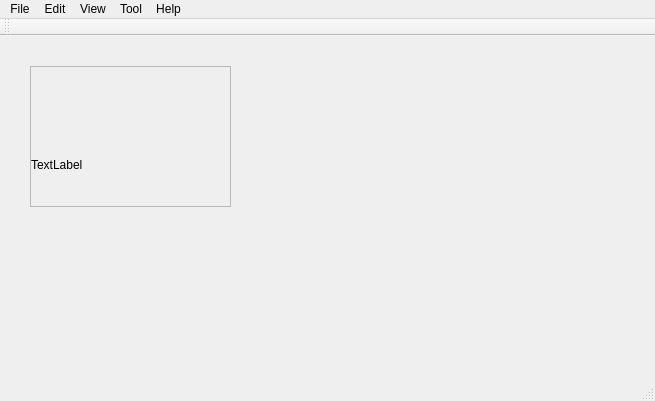
<?xml version="1.0" encoding="UTF-8"?>
<ui version="4.0">
 <class>ImageViewer</class>
 <widget class="QMainWindow" name="ImageViewer">
  <property name="geometry">
   <rect>
    <x>0</x>
    <y>0</y>
    <width>655</width>
    <height>401</height>
   </rect>
  </property>
  <property name="windowTitle">
   <string>ImageViewer</string>
  </property>
  <widget class="QWidget" name="centralWidget">
   <widget class="QScrollArea" name="scrollArea">
    <property name="geometry">
     <rect>
      <x>30</x>
      <y>30</y>
      <width>201</width>
      <height>141</height>
     </rect>
    </property>
    <property name="widgetResizable">
     <bool>true</bool>
    </property>
    <widget class="QWidget" name="scrollAreaWidgetContents">
     <property name="geometry">
      <rect>
       <x>0</x>
       <y>0</y>
       <width>199</width>
       <height>139</height>
      </rect>
     </property>
     <widget class="QLabel" name="imageLabel">
      <property name="geometry">
       <rect>
        <x>0</x>
        <y>90</y>
        <width>60</width>
        <height>16</height>
       </rect>
      </property>
      <property name="text">
       <string>TextLabel</string>
      </property>
     </widget>
    </widget>
   </widget>
  </widget>
  <widget class="QMenuBar" name="menuBar">
   <property name="geometry">
    <rect>
     <x>0</x>
     <y>0</y>
     <width>655</width>
     <height>22</height>
    </rect>
   </property>
   <widget class="QMenu" name="menuFile">
    <property name="title">
     <string>File</string>
    </property>
    <addaction name="openAct"/>
    <addaction name="printAct"/>
    <addaction name="saveContourAct"/>
    <addaction name="exitAct"/>
   </widget>
   <widget class="QMenu" name="menuEdit">
    <property name="title">
     <string>Edit</string>
    </property>
    <addaction name="copyAct"/>
    <addaction name="pasteAct"/>
   </widget>
   <widget class="QMenu" name="menuView">
    <property name="title">
     <string>View</string>
    </property>
    <addaction name="zoomInAct"/>
    <addaction name="zoomOutAct"/>
    <addaction name="normalSizeAct"/>
    <addaction name="fitToWindowAct"/>
   </widget>
   <widget class="QMenu" name="menuTool">
    <property name="title">
     <string>Tool</string>
    </property>
    <widget class="QMenu" name="menuWork_Mode">
     <property name="title">
      <string>Work Mode</string>
     </property>
     <addaction name="imageOnlyAct"/>
     <addaction name="imageWithContourAct"/>
    </widget>
    <addaction name="menuWork_Mode"/>
    <addaction name="debugModeAct"/>
   </widget>
   <widget class="QMenu" name="menuHelp">
    <property name="title">
     <string>Help</string>
    </property>
    <addaction name="aboutAct"/>
    <addaction name="actionAbout_At"/>
   </widget>
   <addaction name="menuFile"/>
   <addaction name="menuEdit"/>
   <addaction name="menuView"/>
   <addaction name="menuTool"/>
   <addaction name="menuHelp"/>
  </widget>
  <widget class="QToolBar" name="mainToolBar">
   <attribute name="toolBarArea">
    <enum>TopToolBarArea</enum>
   </attribute>
   <attribute name="toolBarBreak">
    <bool>false</bool>
   </attribute>
  </widget>
  <widget class="QStatusBar" name="statusBar"/>
  <action name="openAct">
   <property name="text">
    <string>Open...</string>
   </property>
   <property name="shortcut">
    <string>Meta+O</string>
   </property>
  </action>
  <action name="printAct">
   <property name="text">
    <string>Print...</string>
   </property>
   <property name="shortcut">
    <string>Meta+P</string>
   </property>
  </action>
  <action name="exitAct">
   <property name="text">
    <string>Exit</string>
   </property>
   <property name="shortcut">
    <string>Meta+Q</string>
   </property>
  </action>
  <action name="copyAct">
   <property name="text">
    <string>Copy</string>
   </property>
   <property name="shortcut">
    <string>Meta+C</string>
   </property>
  </action>
  <action name="pasteAct">
   <property name="text">
    <string>Paste</string>
   </property>
   <property name="shortcut">
    <string>Meta+V</string>
   </property>
  </action>
  <action name="zoomInAct">
   <property name="text">
    <string>Zoom In</string>
   </property>
  </action>
  <action name="zoomOutAct">
   <property name="text">
    <string>Zoom Out</string>
   </property>
  </action>
  <action name="normalSizeAct">
   <property name="text">
    <string>Normal Size</string>
   </property>
   <property name="shortcut">
    <string>Meta+S</string>
   </property>
  </action>
  <action name="fitToWindowAct">
   <property name="text">
    <string>Fit to Window</string>
   </property>
   <property name="shortcut">
    <string>Meta+F</string>
   </property>
  </action>
  <action name="actionAbout">
   <property name="text">
    <string>About</string>
   </property>
  </action>
  <action name="actionAbout_Qt">
   <property name="text">
    <string>About Qt</string>
   </property>
  </action>
  <action name="debugModeAct">
   <property name="text">
    <string>Debug Model</string>
   </property>
  </action>
  <action name="imageOnlyAct">
   <property name="text">
    <string>Image Only</string>
   </property>
  </action>
  <action name="imageWithContourAct">
   <property name="text">
    <string>Image With Contour</string>
   </property>
  </action>
  <action name="aboutAct">
   <property name="text">
    <string>About</string>
   </property>
  </action>
  <action name="actionAbout_At">
   <property name="text">
    <string>About At</string>
   </property>
  </action>
  <action name="saveContourAct">
   <property name="text">
    <string>Save Contour</string>
   </property>
  </action>
 </widget>
 <layoutdefault spacing="6" margin="11"/>
 <resources/>
 <connections/>
</ui>
